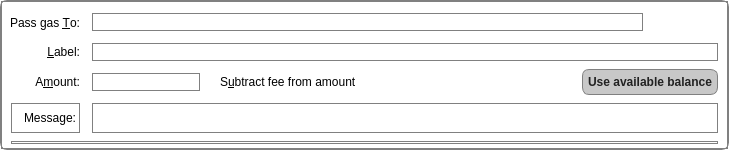
<?xml version="1.0" encoding="UTF-8"?>
<ui version="4.0">
 <class>SendCoinsEntry</class>
 <widget class="QStackedWidget" name="SendCoinsEntry">
<!-- Style of single entry -->  
              <property name="styleSheet">
               <string notr="true">background-color: rgba(0, 0, 0, 0%); border: 1px solid grey; border-radius: 7px; </string>
              </property>
<!-- Style of single entry -->  
  <property name="geometry">
   <rect>
    <x>0</x>
    <y>0</y>
    <width>729</width>
    <height>150</height>
   </rect>
  </property>
  <property name="focusPolicy">
   <enum>Qt::TabFocus</enum>
  </property>
  <property name="autoFillBackground">
   <bool>false</bool>
  </property>
  <widget class="QFrame" name="SendCoins"> 
<!-- Style of single entry -->  
              <property name="styleSheet">
               <string notr="true">background-color: rgba(0, 0, 0, 0%); border: 1px solid grey; border-radius: 7px; </string>
              </property>
<!-- Style of single entry -->  
   <property name="toolTip">
    <string>This is a normal payment.</string>
   </property>
   <property name="frameShape">
    <enum>QFrame::NoFrame</enum>
   </property>
   <layout class="QGridLayout" name="gridLayout">
    <property name="topMargin">
     <number>8</number>
    </property>
    <property name="bottomMargin">
     <number>4</number>
    </property>
    <property name="horizontalSpacing">
     <number>12</number>
    </property>
    <property name="verticalSpacing">
     <number>8</number>
    </property>
    <item row="0" column="0">
     <widget class="QLabel" name="payToLabel">
<!-- Style of Pass gas -->  
              <property name="styleSheet">
               <string notr="true">background-color: rgba(0, 0, 0, 0%); border: 0px; border-radius: 7px; </string>
              </property>
<!-- Style of Pass gas --> 
      <property name="text">
       <string>Pass gas &amp;To:</string>
      </property>
      <property name="alignment">
       <set>Qt::AlignRight|Qt::AlignTrailing|Qt::AlignVCenter</set>
      </property>
      <property name="buddy">
       <cstring>payTo</cstring>
      </property>
     </widget>
    </item>
    <item row="0" column="1">
     <layout class="QHBoxLayout" name="payToLayout">
      <property name="spacing">
       <number>0</number>
      </property>
      <item>
       <widget class="QValidatedLineEdit" name="payTo">
        <property name="toolTip">
         <string>The Fartcoin address to send the payment to</string>
        </property>
       </widget>
      </item>
      <item>
       <widget class="QToolButton" name="addressBookButton">
<!-- Style -->  
              <property name="styleSheet">
               <string notr="true">background-color: rgba(0, 0, 0, 0%); border: 0px; border-radius: 7px; </string>
              </property>
<!-- Style --> 
        <property name="toolTip">
         <string>Choose previously used address</string>
        </property>
        <property name="text">
         <string/>
        </property>
        <property name="icon">
         <iconset resource="../bitcoin.qrc">
          <normaloff>:/icons/address-book</normaloff>:/icons/address-book</iconset>
        </property>
        <property name="iconSize">
         <size>
          <width>22</width>
          <height>22</height>
         </size>
        </property>
        <property name="shortcut">
         <string>Alt+A</string>
        </property>
       </widget>
      </item>
      <item>
       <widget class="QToolButton" name="pasteButton">
<!-- Style -->  
              <property name="styleSheet">
               <string notr="true">background-color: rgba(0, 0, 0, 0%); border: 0px; border-radius: 7px; </string>
              </property>
<!-- Style --> 
        <property name="toolTip">
         <string>Paste address from clipboard</string>
        </property>
        <property name="text">
         <string/>
        </property>
        <property name="icon">
         <iconset resource="../bitcoin.qrc">
          <normaloff>:/icons/editpaste</normaloff>:/icons/editpaste</iconset>
        </property>
        <property name="iconSize">
         <size>
          <width>22</width>
          <height>22</height>
         </size>
        </property>
        <property name="shortcut">
         <string>Alt+P</string>
        </property>
       </widget>
      </item>
      <item>
       <widget class="QToolButton" name="deleteButton">
<!-- Style -->  
              <property name="styleSheet">
               <string notr="true">background-color: rgba(0, 0, 0, 0%); border: 0px; border-radius: 7px; </string>
              </property>
<!-- Style --> 
        <property name="toolTip">
         <string>Remove this entry</string>
        </property>
        <property name="text">
         <string/>
        </property>
        <property name="icon">
         <iconset resource="../bitcoin.qrc">
          <normaloff>:/icons/remove</normaloff>:/icons/remove</iconset>
        </property>
        <property name="iconSize">
         <size>
          <width>22</width>
          <height>22</height>
         </size>
        </property>
       </widget>
      </item>
     </layout>
    </item>
    <item row="1" column="0">
     <widget class="QLabel" name="labellLabel">
<!-- Style -->  
              <property name="styleSheet">
               <string notr="true">background-color: rgba(0, 0, 0, 0%); border: 0px; </string>
              </property>
<!-- Style --> 
      <property name="text">
       <string>&amp;Label:</string>
      </property>
      <property name="alignment">
       <set>Qt::AlignRight|Qt::AlignTrailing|Qt::AlignVCenter</set>
      </property>
      <property name="buddy">
       <cstring>addAsLabel</cstring>
      </property>
     </widget>
    </item>
    <item row="1" column="1">
     <widget class="QLineEdit" name="addAsLabel">
<!-- Style -->  
              <property name="styleSheet">
               <string notr="true">background-color: rgba(0, 0, 0, 0%); border: 1px solid grey; </string>
              </property>
<!-- Style --> 
      <property name="toolTip">
       <string>Enter a label for this address to add it to the list of used addresses</string>
      </property>
     </widget>
    </item>
    <item row="2" column="0">
     <widget class="QLabel" name="amountLabel">
<!-- Style -->  
              <property name="styleSheet">
               <string notr="true">background-color: rgba(0, 0, 0, 0%); border: 0px solid grey; border-radius: 0px;</string>
              </property>
<!-- Style -->
      <property name="text">
       <string>A&amp;mount:</string>
      </property>
      <property name="alignment">
       <set>Qt::AlignRight|Qt::AlignTrailing|Qt::AlignVCenter</set>
      </property>
      <property name="buddy">
       <cstring>payAmount</cstring>
      </property>
     </widget>
    </item>
    <item row="2" column="1">
     <layout class="QHBoxLayout" name="horizontalLayoutAmount" stretch="0,1,0">
      <item>
       <widget class="BitcoinAmountField" name="payAmount"/>
      </item>
      <item>
       <widget class="QCheckBox" name="checkboxSubtractFeeFromAmount">
<!-- Style -->  
              <property name="styleSheet">
               <string notr="true">background-color: rgba(0, 0, 0, 0%); border: 0px solid grey; border-radius: 0px;</string>
              </property>
<!-- Style -->
        <property name="toolTip">
         <string>The fee will be deducted from the amount being sent. The recipient will receive less fartcoins than you enter in the amount field. If multiple recipients are selected, the fee is split equally.</string>
        </property>
        <property name="text">
         <string>S&amp;ubtract fee from amount</string>
        </property>
       </widget>
      </item>
      <item>
       <widget class="QPushButton" name="useAvailableBalanceButton">
<!-- Style -->  
              <property name="styleSheet">
               <string notr="true">font-weight:bold;background-color: rgba(200, 200, 200, 100%);color: #222;padding: 5px; border: 1px solid grey; border-radius: 7px;</string>
              </property>
<!-- Style -->
        <property name="text">
         <string>Use available balance</string>
        </property>
       </widget>
      </item>
     </layout>
    </item>
    <item row="3" column="0">
     <widget class="QLabel" name="messageLabel">
      <property name="text">
       <string>Message:</string>
      </property>
      <property name="alignment">
       <set>Qt::AlignRight|Qt::AlignTrailing|Qt::AlignVCenter</set>
      </property>
     </widget>
    </item>
    <item row="3" column="1">
     <widget class="QLabel" name="messageTextLabel">
      <property name="toolTip">
       <string>A message that was attached to the fartcoin: URI which will be stored with the transaction for your reference. Note: This message will not be sent over the Fartcoin network.</string>
      </property>
      <property name="textFormat">
       <enum>Qt::PlainText</enum>
      </property>
     </widget>
    </item>
    <item row="4" column="0" colspan="2">
     <widget class="Line" name="line">
      <property name="orientation">
       <enum>Qt::Horizontal</enum>
      </property>
     </widget>
    </item>
   </layout>
<!-- Style -->  
              <property name="styleSheet">
               <string notr="true">background-color: rgba(0, 0, 0, 0%); border: 1px solid grey; border-radius: 0px;</string>
              </property>
<!-- Style -->
  </widget>
  <widget class="QFrame" name="SendCoins_UnauthenticatedPaymentRequest">
   <property name="palette">
    <palette>
     <active>
      <colorrole role="WindowText">
       <brush brushstyle="SolidPattern">
        <color alpha="255">
         <red>0</red>
         <green>0</green>
         <blue>0</blue>
        </color>
       </brush>
      </colorrole>
      <colorrole role="Button">
       <brush brushstyle="SolidPattern">
        <color alpha="255">
         <red>255</red>
         <green>255</green>
         <blue>127</blue>
        </color>
       </brush>
      </colorrole>
      <colorrole role="Light">
       <brush brushstyle="SolidPattern">
        <color alpha="255">
         <red>255</red>
         <green>255</green>
         <blue>255</blue>
        </color>
       </brush>
      </colorrole>
      <colorrole role="Midlight">
       <brush brushstyle="SolidPattern">
        <color alpha="255">
         <red>255</red>
         <green>255</green>
         <blue>191</blue>
        </color>
       </brush>
      </colorrole>
      <colorrole role="Dark">
       <brush brushstyle="SolidPattern">
        <color alpha="255">
         <red>127</red>
         <green>127</green>
         <blue>63</blue>
        </color>
       </brush>
      </colorrole>
      <colorrole role="Mid">
       <brush brushstyle="SolidPattern">
        <color alpha="255">
         <red>170</red>
         <green>170</green>
         <blue>84</blue>
        </color>
       </brush>
      </colorrole>
      <colorrole role="Text">
       <brush brushstyle="SolidPattern">
        <color alpha="255">
         <red>0</red>
         <green>0</green>
         <blue>0</blue>
        </color>
       </brush>
      </colorrole>
      <colorrole role="BrightText">
       <brush brushstyle="SolidPattern">
        <color alpha="255">
         <red>255</red>
         <green>255</green>
         <blue>255</blue>
        </color>
       </brush>
      </colorrole>
      <colorrole role="ButtonText">
       <brush brushstyle="SolidPattern">
        <color alpha="255">
         <red>0</red>
         <green>0</green>
         <blue>0</blue>
        </color>
       </brush>
      </colorrole>
      <colorrole role="Base">
       <brush brushstyle="SolidPattern">
        <color alpha="255">
         <red>255</red>
         <green>255</green>
         <blue>255</blue>
        </color>
       </brush>
      </colorrole>
      <colorrole role="Window">
       <brush brushstyle="SolidPattern">
        <color alpha="255">
         <red>255</red>
         <green>255</green>
         <blue>127</blue>
        </color>
       </brush>
      </colorrole>
      <colorrole role="Shadow">
       <brush brushstyle="SolidPattern">
        <color alpha="255">
         <red>0</red>
         <green>0</green>
         <blue>0</blue>
        </color>
       </brush>
      </colorrole>
      <colorrole role="AlternateBase">
       <brush brushstyle="SolidPattern">
        <color alpha="255">
         <red>255</red>
         <green>255</green>
         <blue>191</blue>
        </color>
       </brush>
      </colorrole>
      <colorrole role="ToolTipBase">
       <brush brushstyle="SolidPattern">
        <color alpha="255">
         <red>255</red>
         <green>255</green>
         <blue>220</blue>
        </color>
       </brush>
      </colorrole>
      <colorrole role="ToolTipText">
       <brush brushstyle="SolidPattern">
        <color alpha="255">
         <red>0</red>
         <green>0</green>
         <blue>0</blue>
        </color>
       </brush>
      </colorrole>
     </active>
     <inactive>
      <colorrole role="WindowText">
       <brush brushstyle="SolidPattern">
        <color alpha="255">
         <red>0</red>
         <green>0</green>
         <blue>0</blue>
        </color>
       </brush>
      </colorrole>
      <colorrole role="Button">
       <brush brushstyle="SolidPattern">
        <color alpha="255">
         <red>255</red>
         <green>255</green>
         <blue>127</blue>
        </color>
       </brush>
      </colorrole>
      <colorrole role="Light">
       <brush brushstyle="SolidPattern">
        <color alpha="255">
         <red>255</red>
         <green>255</green>
         <blue>255</blue>
        </color>
       </brush>
      </colorrole>
      <colorrole role="Midlight">
       <brush brushstyle="SolidPattern">
        <color alpha="255">
         <red>255</red>
         <green>255</green>
         <blue>191</blue>
        </color>
       </brush>
      </colorrole>
      <colorrole role="Dark">
       <brush brushstyle="SolidPattern">
        <color alpha="255">
         <red>127</red>
         <green>127</green>
         <blue>63</blue>
        </color>
       </brush>
      </colorrole>
      <colorrole role="Mid">
       <brush brushstyle="SolidPattern">
        <color alpha="255">
         <red>170</red>
         <green>170</green>
         <blue>84</blue>
        </color>
       </brush>
      </colorrole>
      <colorrole role="Text">
       <brush brushstyle="SolidPattern">
        <color alpha="255">
         <red>0</red>
         <green>0</green>
         <blue>0</blue>
        </color>
       </brush>
      </colorrole>
      <colorrole role="BrightText">
       <brush brushstyle="SolidPattern">
        <color alpha="255">
         <red>255</red>
         <green>255</green>
         <blue>255</blue>
        </color>
       </brush>
      </colorrole>
      <colorrole role="ButtonText">
       <brush brushstyle="SolidPattern">
        <color alpha="255">
         <red>0</red>
         <green>0</green>
         <blue>0</blue>
        </color>
       </brush>
      </colorrole>
      <colorrole role="Base">
       <brush brushstyle="SolidPattern">
        <color alpha="255">
         <red>255</red>
         <green>255</green>
         <blue>255</blue>
        </color>
       </brush>
      </colorrole>
      <colorrole role="Window">
       <brush brushstyle="SolidPattern">
        <color alpha="255">
         <red>255</red>
         <green>255</green>
         <blue>127</blue>
        </color>
       </brush>
      </colorrole>
      <colorrole role="Shadow">
       <brush brushstyle="SolidPattern">
        <color alpha="255">
         <red>0</red>
         <green>0</green>
         <blue>0</blue>
        </color>
       </brush>
      </colorrole>
      <colorrole role="AlternateBase">
       <brush brushstyle="SolidPattern">
        <color alpha="255">
         <red>255</red>
         <green>255</green>
         <blue>191</blue>
        </color>
       </brush>
      </colorrole>
      <colorrole role="ToolTipBase">
       <brush brushstyle="SolidPattern">
        <color alpha="255">
         <red>255</red>
         <green>255</green>
         <blue>220</blue>
        </color>
       </brush>
      </colorrole>
      <colorrole role="ToolTipText">
       <brush brushstyle="SolidPattern">
        <color alpha="255">
         <red>0</red>
         <green>0</green>
         <blue>0</blue>
        </color>
       </brush>
      </colorrole>
     </inactive>
     <disabled>
      <colorrole role="WindowText">
       <brush brushstyle="SolidPattern">
        <color alpha="255">
         <red>127</red>
         <green>127</green>
         <blue>63</blue>
        </color>
       </brush>
      </colorrole>
      <colorrole role="Button">
       <brush brushstyle="SolidPattern">
        <color alpha="255">
         <red>255</red>
         <green>255</green>
         <blue>127</blue>
        </color>
       </brush>
      </colorrole>
      <colorrole role="Light">
       <brush brushstyle="SolidPattern">
        <color alpha="255">
         <red>255</red>
         <green>255</green>
         <blue>255</blue>
        </color>
       </brush>
      </colorrole>
      <colorrole role="Midlight">
       <brush brushstyle="SolidPattern">
        <color alpha="255">
         <red>255</red>
         <green>255</green>
         <blue>191</blue>
        </color>
       </brush>
      </colorrole>
      <colorrole role="Dark">
       <brush brushstyle="SolidPattern">
        <color alpha="255">
         <red>127</red>
         <green>127</green>
         <blue>63</blue>
        </color>
       </brush>
      </colorrole>
      <colorrole role="Mid">
       <brush brushstyle="SolidPattern">
        <color alpha="255">
         <red>170</red>
         <green>170</green>
         <blue>84</blue>
        </color>
       </brush>
      </colorrole>
      <colorrole role="Text">
       <brush brushstyle="SolidPattern">
        <color alpha="255">
         <red>127</red>
         <green>127</green>
         <blue>63</blue>
        </color>
       </brush>
      </colorrole>
      <colorrole role="BrightText">
       <brush brushstyle="SolidPattern">
        <color alpha="255">
         <red>255</red>
         <green>255</green>
         <blue>255</blue>
        </color>
       </brush>
      </colorrole>
      <colorrole role="ButtonText">
       <brush brushstyle="SolidPattern">
        <color alpha="255">
         <red>127</red>
         <green>127</green>
         <blue>63</blue>
        </color>
       </brush>
      </colorrole>
      <colorrole role="Base">
       <brush brushstyle="SolidPattern">
        <color alpha="255">
         <red>255</red>
         <green>255</green>
         <blue>127</blue>
        </color>
       </brush>
      </colorrole>
      <colorrole role="Window">
       <brush brushstyle="SolidPattern">
        <color alpha="255">
         <red>255</red>
         <green>255</green>
         <blue>127</blue>
        </color>
       </brush>
      </colorrole>
      <colorrole role="Shadow">
       <brush brushstyle="SolidPattern">
        <color alpha="255">
         <red>0</red>
         <green>0</green>
         <blue>0</blue>
        </color>
       </brush>
      </colorrole>
      <colorrole role="AlternateBase">
       <brush brushstyle="SolidPattern">
        <color alpha="255">
         <red>255</red>
         <green>255</green>
         <blue>127</blue>
        </color>
       </brush>
      </colorrole>
      <colorrole role="ToolTipBase">
       <brush brushstyle="SolidPattern">
        <color alpha="255">
         <red>255</red>
         <green>255</green>
         <blue>220</blue>
        </color>
       </brush>
      </colorrole>
      <colorrole role="ToolTipText">
       <brush brushstyle="SolidPattern">
        <color alpha="255">
         <red>0</red>
         <green>0</green>
         <blue>0</blue>
        </color>
       </brush>
      </colorrole>
     </disabled>
    </palette>
   </property>
   <property name="toolTip">
    <string>This is an unauthenticated payment request.</string>
   </property>
   <property name="autoFillBackground">
    <bool>true</bool>
   </property>
   <property name="frameShape">
    <enum>QFrame::NoFrame</enum>
   </property>
   <layout class="QGridLayout" name="gridLayout_is">
    <property name="spacing">
     <number>12</number>
    </property>
    <item row="0" column="0">
     <widget class="QLabel" name="payToLabel_is">
      <property name="text">
       <string>Pay To:</string>
      </property>
      <property name="alignment">
       <set>Qt::AlignRight|Qt::AlignTrailing|Qt::AlignVCenter</set>
      </property>
     </widget>
    </item>
    <item row="0" column="1">
     <layout class="QHBoxLayout" name="payToLayout_is">
      <property name="spacing">
       <number>0</number>
      </property>
      <item>
       <widget class="QLabel" name="payTo_is"/>
      </item>
      <item>
       <widget class="QToolButton" name="deleteButton_is">
        <property name="toolTip">
         <string>Remove this entry</string>
        </property>
        <property name="text">
         <string/>
        </property>
        <property name="icon">
         <iconset resource="../bitcoin.qrc">
          <normaloff>:/icons/remove</normaloff>:/icons/remove</iconset>
        </property>
       </widget>
      </item>
     </layout>
    </item>
    <item row="1" column="0">
     <widget class="QLabel" name="memoLabel_is">
      <property name="text">
       <string>Memo:</string>
      </property>
      <property name="alignment">
       <set>Qt::AlignRight|Qt::AlignTrailing|Qt::AlignVCenter</set>
      </property>
     </widget>
    </item>
    <item row="1" column="1">
     <widget class="QLabel" name="memoTextLabel_is">
      <property name="textFormat">
       <enum>Qt::PlainText</enum>
      </property>
     </widget>
    </item>
    <item row="2" column="0">
     <widget class="QLabel" name="amountLabel_is">
      <property name="text">
       <string>A&amp;mount:</string>
      </property>
      <property name="alignment">
       <set>Qt::AlignRight|Qt::AlignTrailing|Qt::AlignVCenter</set>
      </property>
      <property name="buddy">
       <cstring>payAmount_is</cstring>
      </property>
     </widget>
    </item>
    <item row="2" column="1">
     <widget class="BitcoinAmountField" name="payAmount_is">
      <property name="acceptDrops">
       <bool>false</bool>
      </property>
     </widget>
    </item>
   </layout>
  </widget>
  <widget class="QFrame" name="SendCoins_AuthenticatedPaymentRequest">
   <property name="palette">
    <palette>
     <active>
      <colorrole role="WindowText">
       <brush brushstyle="SolidPattern">
        <color alpha="255">
         <red>0</red>
         <green>0</green>
         <blue>0</blue>
        </color>
       </brush>
      </colorrole>
      <colorrole role="Button">
       <brush brushstyle="SolidPattern">
        <color alpha="255">
         <red>140</red>
         <green>232</green>
         <blue>119</blue>
        </color>
       </brush>
      </colorrole>
      <colorrole role="Light">
       <brush brushstyle="SolidPattern">
        <color alpha="255">
         <red>230</red>
         <green>255</green>
         <blue>224</blue>
        </color>
       </brush>
      </colorrole>
      <colorrole role="Midlight">
       <brush brushstyle="SolidPattern">
        <color alpha="255">
         <red>185</red>
         <green>243</green>
         <blue>171</blue>
        </color>
       </brush>
      </colorrole>
      <colorrole role="Dark">
       <brush brushstyle="SolidPattern">
        <color alpha="255">
         <red>70</red>
         <green>116</green>
         <blue>59</blue>
        </color>
       </brush>
      </colorrole>
      <colorrole role="Mid">
       <brush brushstyle="SolidPattern">
        <color alpha="255">
         <red>93</red>
         <green>155</green>
         <blue>79</blue>
        </color>
       </brush>
      </colorrole>
      <colorrole role="Text">
       <brush brushstyle="SolidPattern">
        <color alpha="255">
         <red>0</red>
         <green>0</green>
         <blue>0</blue>
        </color>
       </brush>
      </colorrole>
      <colorrole role="BrightText">
       <brush brushstyle="SolidPattern">
        <color alpha="255">
         <red>155</red>
         <green>255</green>
         <blue>147</blue>
        </color>
       </brush>
      </colorrole>
      <colorrole role="ButtonText">
       <brush brushstyle="SolidPattern">
        <color alpha="255">
         <red>0</red>
         <green>0</green>
         <blue>0</blue>
        </color>
       </brush>
      </colorrole>
      <colorrole role="Base">
       <brush brushstyle="SolidPattern">
        <color alpha="255">
         <red>119</red>
         <green>255</green>
         <blue>233</blue>
        </color>
       </brush>
      </colorrole>
      <colorrole role="Window">
       <brush brushstyle="SolidPattern">
        <color alpha="255">
         <red>140</red>
         <green>232</green>
         <blue>119</blue>
        </color>
       </brush>
      </colorrole>
      <colorrole role="Shadow">
       <brush brushstyle="SolidPattern">
        <color alpha="255">
         <red>0</red>
         <green>0</green>
         <blue>0</blue>
        </color>
       </brush>
      </colorrole>
      <colorrole role="AlternateBase">
       <brush brushstyle="SolidPattern">
        <color alpha="255">
         <red>197</red>
         <green>243</green>
         <blue>187</blue>
        </color>
       </brush>
      </colorrole>
      <colorrole role="NoRole">
       <brush brushstyle="SolidPattern">
        <color alpha="255">
         <red>125</red>
         <green>194</green>
         <blue>122</blue>
        </color>
       </brush>
      </colorrole>
      <colorrole role="ToolTipBase">
       <brush brushstyle="SolidPattern">
        <color alpha="255">
         <red>255</red>
         <green>255</green>
         <blue>220</blue>
        </color>
       </brush>
      </colorrole>
      <colorrole role="ToolTipText">
       <brush brushstyle="SolidPattern">
        <color alpha="255">
         <red>0</red>
         <green>0</green>
         <blue>0</blue>
        </color>
       </brush>
      </colorrole>
     </active>
     <inactive>
      <colorrole role="WindowText">
       <brush brushstyle="SolidPattern">
        <color alpha="255">
         <red>0</red>
         <green>0</green>
         <blue>0</blue>
        </color>
       </brush>
      </colorrole>
      <colorrole role="Button">
       <brush brushstyle="SolidPattern">
        <color alpha="255">
         <red>140</red>
         <green>232</green>
         <blue>119</blue>
        </color>
       </brush>
      </colorrole>
      <colorrole role="Light">
       <brush brushstyle="SolidPattern">
        <color alpha="255">
         <red>230</red>
         <green>255</green>
         <blue>224</blue>
        </color>
       </brush>
      </colorrole>
      <colorrole role="Midlight">
       <brush brushstyle="SolidPattern">
        <color alpha="255">
         <red>185</red>
         <green>243</green>
         <blue>171</blue>
        </color>
       </brush>
      </colorrole>
      <colorrole role="Dark">
       <brush brushstyle="SolidPattern">
        <color alpha="255">
         <red>70</red>
         <green>116</green>
         <blue>59</blue>
        </color>
       </brush>
      </colorrole>
      <colorrole role="Mid">
       <brush brushstyle="SolidPattern">
        <color alpha="255">
         <red>93</red>
         <green>155</green>
         <blue>79</blue>
        </color>
       </brush>
      </colorrole>
      <colorrole role="Text">
       <brush brushstyle="SolidPattern">
        <color alpha="255">
         <red>0</red>
         <green>0</green>
         <blue>0</blue>
        </color>
       </brush>
      </colorrole>
      <colorrole role="BrightText">
       <brush brushstyle="SolidPattern">
        <color alpha="255">
         <red>155</red>
         <green>255</green>
         <blue>147</blue>
        </color>
       </brush>
      </colorrole>
      <colorrole role="ButtonText">
       <brush brushstyle="SolidPattern">
        <color alpha="255">
         <red>0</red>
         <green>0</green>
         <blue>0</blue>
        </color>
       </brush>
      </colorrole>
      <colorrole role="Base">
       <brush brushstyle="SolidPattern">
        <color alpha="255">
         <red>119</red>
         <green>255</green>
         <blue>233</blue>
        </color>
       </brush>
      </colorrole>
      <colorrole role="Window">
       <brush brushstyle="SolidPattern">
        <color alpha="255">
         <red>140</red>
         <green>232</green>
         <blue>119</blue>
        </color>
       </brush>
      </colorrole>
      <colorrole role="Shadow">
       <brush brushstyle="SolidPattern">
        <color alpha="255">
         <red>0</red>
         <green>0</green>
         <blue>0</blue>
        </color>
       </brush>
      </colorrole>
      <colorrole role="AlternateBase">
       <brush brushstyle="SolidPattern">
        <color alpha="255">
         <red>197</red>
         <green>243</green>
         <blue>187</blue>
        </color>
       </brush>
      </colorrole>
      <colorrole role="NoRole">
       <brush brushstyle="SolidPattern">
        <color alpha="255">
         <red>125</red>
         <green>194</green>
         <blue>122</blue>
        </color>
       </brush>
      </colorrole>
      <colorrole role="ToolTipBase">
       <brush brushstyle="SolidPattern">
        <color alpha="255">
         <red>255</red>
         <green>255</green>
         <blue>220</blue>
        </color>
       </brush>
      </colorrole>
      <colorrole role="ToolTipText">
       <brush brushstyle="SolidPattern">
        <color alpha="255">
         <red>0</red>
         <green>0</green>
         <blue>0</blue>
        </color>
       </brush>
      </colorrole>
     </inactive>
     <disabled>
      <colorrole role="WindowText">
       <brush brushstyle="SolidPattern">
        <color alpha="255">
         <red>70</red>
         <green>116</green>
         <blue>59</blue>
        </color>
       </brush>
      </colorrole>
      <colorrole role="Button">
       <brush brushstyle="SolidPattern">
        <color alpha="255">
         <red>140</red>
         <green>232</green>
         <blue>119</blue>
        </color>
       </brush>
      </colorrole>
      <colorrole role="Light">
       <brush brushstyle="SolidPattern">
        <color alpha="255">
         <red>230</red>
         <green>255</green>
         <blue>224</blue>
        </color>
       </brush>
      </colorrole>
      <colorrole role="Midlight">
       <brush brushstyle="SolidPattern">
        <color alpha="255">
         <red>185</red>
         <green>243</green>
         <blue>171</blue>
        </color>
       </brush>
      </colorrole>
      <colorrole role="Dark">
       <brush brushstyle="SolidPattern">
        <color alpha="255">
         <red>70</red>
         <green>116</green>
         <blue>59</blue>
        </color>
       </brush>
      </colorrole>
      <colorrole role="Mid">
       <brush brushstyle="SolidPattern">
        <color alpha="255">
         <red>93</red>
         <green>155</green>
         <blue>79</blue>
        </color>
       </brush>
      </colorrole>
      <colorrole role="Text">
       <brush brushstyle="SolidPattern">
        <color alpha="255">
         <red>70</red>
         <green>116</green>
         <blue>59</blue>
        </color>
       </brush>
      </colorrole>
      <colorrole role="BrightText">
       <brush brushstyle="SolidPattern">
        <color alpha="255">
         <red>155</red>
         <green>255</green>
         <blue>147</blue>
        </color>
       </brush>
      </colorrole>
      <colorrole role="ButtonText">
       <brush brushstyle="SolidPattern">
        <color alpha="255">
         <red>70</red>
         <green>116</green>
         <blue>59</blue>
        </color>
       </brush>
      </colorrole>
      <colorrole role="Base">
       <brush brushstyle="SolidPattern">
        <color alpha="255">
         <red>140</red>
         <green>232</green>
         <blue>119</blue>
        </color>
       </brush>
      </colorrole>
      <colorrole role="Window">
       <brush brushstyle="SolidPattern">
        <color alpha="255">
         <red>140</red>
         <green>232</green>
         <blue>119</blue>
        </color>
       </brush>
      </colorrole>
      <colorrole role="Shadow">
       <brush brushstyle="SolidPattern">
        <color alpha="255">
         <red>0</red>
         <green>0</green>
         <blue>0</blue>
        </color>
       </brush>
      </colorrole>
      <colorrole role="AlternateBase">
       <brush brushstyle="SolidPattern">
        <color alpha="255">
         <red>140</red>
         <green>232</green>
         <blue>119</blue>
        </color>
       </brush>
      </colorrole>
      <colorrole role="NoRole">
       <brush brushstyle="SolidPattern">
        <color alpha="255">
         <red>125</red>
         <green>194</green>
         <blue>122</blue>
        </color>
       </brush>
      </colorrole>
      <colorrole role="ToolTipBase">
       <brush brushstyle="SolidPattern">
        <color alpha="255">
         <red>255</red>
         <green>255</green>
         <blue>220</blue>
        </color>
       </brush>
      </colorrole>
      <colorrole role="ToolTipText">
       <brush brushstyle="SolidPattern">
        <color alpha="255">
         <red>0</red>
         <green>0</green>
         <blue>0</blue>
        </color>
       </brush>
      </colorrole>
     </disabled>
    </palette>
   </property>
   <property name="toolTip">
    <string>This is an authenticated payment request.</string>
   </property>
   <property name="autoFillBackground">
    <bool>true</bool>
   </property>
   <property name="frameShape">
    <enum>QFrame::NoFrame</enum>
   </property>
   <layout class="QGridLayout" name="gridLayout_s">
    <property name="spacing">
     <number>12</number>
    </property>
    <item row="0" column="0">
     <widget class="QLabel" name="payToLabel_s">
      <property name="text">
       <string>Pay To:</string>
      </property>
      <property name="alignment">
       <set>Qt::AlignRight|Qt::AlignTrailing|Qt::AlignVCenter</set>
      </property>
     </widget>
    </item>
    <item row="0" column="1">
     <layout class="QHBoxLayout" name="payToLayout_s">
      <property name="spacing">
       <number>0</number>
      </property>
      <item>
       <widget class="QLabel" name="payTo_s">
        <property name="textFormat">
         <enum>Qt::PlainText</enum>
        </property>
       </widget>
      </item>
      <item>
       <widget class="QToolButton" name="deleteButton_s">
        <property name="toolTip">
         <string>Remove this entry</string>
        </property>
        <property name="text">
         <string/>
        </property>
        <property name="icon">
         <iconset resource="../bitcoin.qrc">
          <normaloff>:/icons/remove</normaloff>:/icons/remove</iconset>
        </property>
       </widget>
      </item>
     </layout>
    </item>
    <item row="1" column="0">
     <widget class="QLabel" name="memoLabel_s">
      <property name="text">
       <string>Memo:</string>
      </property>
      <property name="alignment">
       <set>Qt::AlignRight|Qt::AlignTrailing|Qt::AlignVCenter</set>
      </property>
     </widget>
    </item>
    <item row="1" column="1">
     <widget class="QLabel" name="memoTextLabel_s">
      <property name="textFormat">
       <enum>Qt::PlainText</enum>
      </property>
     </widget>
    </item>
    <item row="2" column="0">
     <widget class="QLabel" name="amountLabel_s">
      <property name="text">
       <string>A&amp;mount:</string>
      </property>
      <property name="alignment">
       <set>Qt::AlignRight|Qt::AlignTrailing|Qt::AlignVCenter</set>
      </property>
      <property name="buddy">
       <cstring>payAmount_s</cstring>
      </property>
     </widget>
    </item>
    <item row="2" column="1">
     <widget class="BitcoinAmountField" name="payAmount_s">
      <property name="acceptDrops">
       <bool>false</bool>
      </property>
     </widget>
    </item>
   </layout>
  </widget>
 </widget>
 <customwidgets>
  <customwidget>
   <class>QValidatedLineEdit</class>
   <extends>QLineEdit</extends>
   <header>qt/qvalidatedlineedit.h</header>
  </customwidget>
  <customwidget>
   <class>BitcoinAmountField</class>
   <extends>QLineEdit</extends>
   <header>qt/bitcoinamountfield.h</header>
  </customwidget>
 </customwidgets>
 <tabstops>
  <tabstop>payTo</tabstop>
  <tabstop>addressBookButton</tabstop>
  <tabstop>pasteButton</tabstop>
  <tabstop>deleteButton</tabstop>
  <tabstop>addAsLabel</tabstop>
  <tabstop>payAmount</tabstop>
  <tabstop>payAmount_is</tabstop>
  <tabstop>deleteButton_is</tabstop>
  <tabstop>payAmount_s</tabstop>
  <tabstop>deleteButton_s</tabstop>
 </tabstops>
 <resources>
  <include location="../bitcoin.qrc"/>
 </resources>
 <connections/>
</ui>
